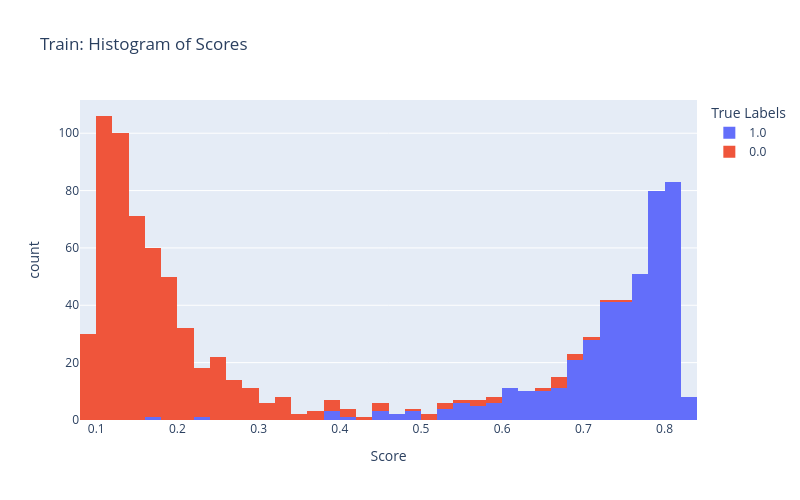
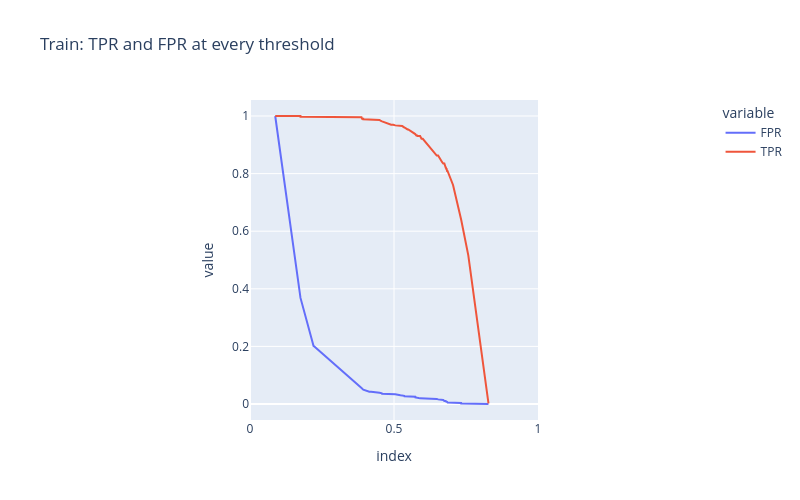
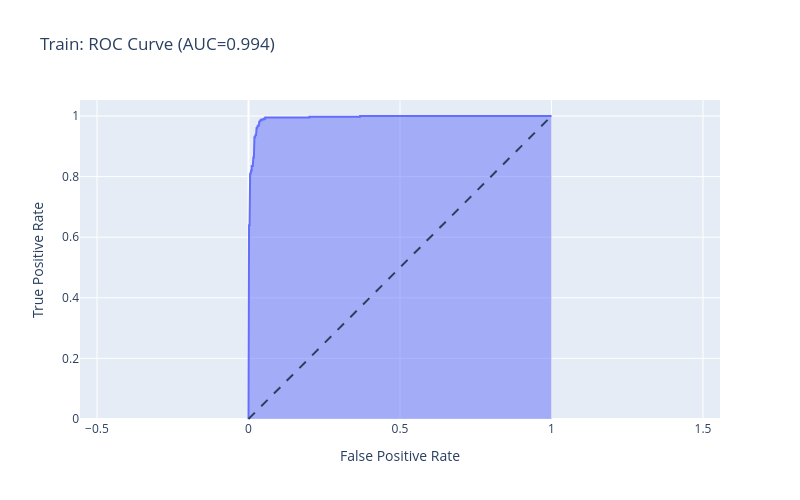
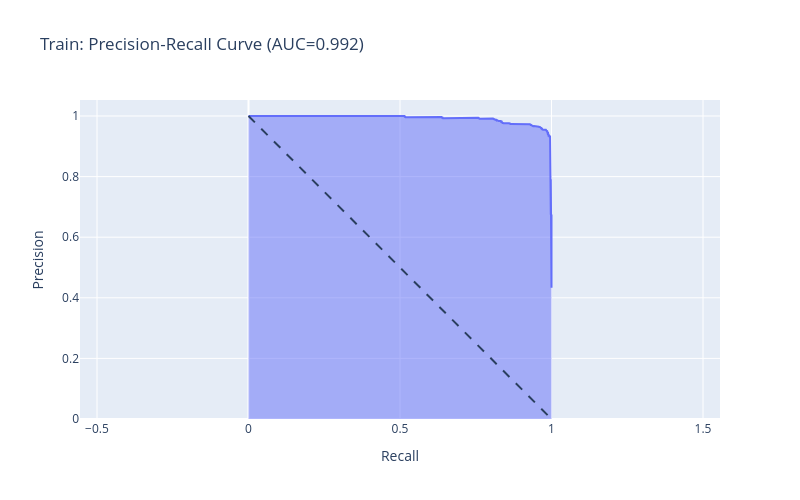

Notebook code cell kept with these figures, in order:
### Code cell
for y_true, y_score, name in [(train_y_true, train_y_score, 'Train'),
                               (val_y_true, val_y_score, 'Validation')]:
    plot_preliminary_plots(y_true, y_score, name)
    plot_roc_curve(y_true, y_score, name)
    plot_pr_curve(y_true, y_score, name)

### Figure 1 — Plotly figure (JSON) as saved in the notebook; plotly's stock layout.template omitted (floating-point values rounded to 4 significant figures; data arrays with more than 128 entries replaced by an {"elided": "..."} marker saying what was removed)
{"data": [{"bingroup": "x", "hovertemplate": "True Labels=1.0<br>Score=%{x}<br>count=%{y}<extra></extra>", "legendgroup": "1.0", "marker": {"color": "#636efa", "pattern": {"shape": ""}}, "name": "1.0", "nbinsx": 50, "orientation": "v", "showlegend": true, "type": "histogram", "x": {"elided": "430 float values"}, "xaxis": "x", "yaxis": "y"}, {"bingroup": "x", "hovertemplate": "True Labels=0.0<br>Score=%{x}<br>count=%{y}<extra></extra>", "legendgroup": "0.0", "marker": {"color": "#EF553B", "pattern": {"shape": ""}}, "name": "0.0", "nbinsx": 50, "orientation": "v", "showlegend": true, "type": "histogram", "x": {"elided": "562 float values"}, "xaxis": "x", "yaxis": "y"}], "layout": {"barmode": "relative", "height": 500, "legend": {"title": {"text": "True Labels"}, "tracegroupgap": 0}, "title": {"text": "Train: Histogram of Scores"}, "width": 800, "xaxis": {"anchor": "y", "domain": [0, 1], "title": {"text": "Score"}}, "yaxis": {"anchor": "x", "domain": [0, 1], "title": {"text": "count"}}}}

### Figure 2 — Plotly figure (JSON) as saved in the notebook; plotly's stock layout.template omitted (floating-point values rounded to 4 significant figures)
{"data": [{"hovertemplate": "variable=FPR<br>index=%{x}<br>value=%{y}<extra></extra>", "legendgroup": "FPR", "line": {"color": "#636efa", "dash": "solid"}, "marker": {"symbol": "circle"}, "mode": "lines", "name": "FPR", "orientation": "v", "showlegend": true, "type": "scatter", "x": [Infinity, 0.8281, 0.7604, 0.758, 0.7333, 0.7331, 0.7057, 0.705, 0.6859, 0.6843, 0.6827, 0.6817, 0.6801, 0.6793, 0.6749, 0.671, 0.6673, 0.667, 0.6531, 0.6484, 0.5999, 0.5955, 0.5907, 0.5816, 0.5804, 0.5775, 0.5741, 0.5738, 0.5496, 0.547, 0.5363, 0.5356, 0.5285, 0.5234, 0.5223, 0.5043, 0.4977, 0.49, 0.4585, 0.4578, 0.4531, 0.453, 0.4498, 0.4204, 0.4143, 0.3933, 0.3931, 0.3891, 0.3872, 0.2214, 0.2207, 0.1753, 0.1752, 0.08757], "xaxis": "x", "y": [0.0, 0.0, 0.0, 0.001779, 0.001779, 0.003559, 0.003559, 0.005338, 0.005338, 0.007117, 0.007117, 0.008897, 0.008897, 0.01068, 0.01068, 0.01423, 0.01423, 0.01601, 0.01601, 0.01779, 0.01779, 0.01957, 0.01957, 0.02135, 0.02135, 0.02313, 0.02313, 0.02491, 0.02491, 0.02669, 0.02669, 0.02847, 0.02847, 0.03025, 0.03025, 0.03381, 0.03381, 0.03559, 0.03559, 0.03737, 0.03737, 0.03915, 0.03915, 0.0427, 0.0427, 0.04982, 0.04982, 0.05516, 0.05516, 0.2011, 0.2011, 0.3683, 0.3683, 1.0], "yaxis": "y"}, {"hovertemplate": "variable=TPR<br>index=%{x}<br>value=%{y}<extra></extra>", "legendgroup": "TPR", "line": {"color": "#EF553B", "dash": "solid"}, "marker": {"symbol": "circle"}, "mode": "lines", "name": "TPR", "orientation": "v", "showlegend": true, "type": "scatter", "x": [Infinity, 0.8281, 0.7604, 0.758, 0.7333, 0.7331, 0.7057, 0.705, 0.6859, 0.6843, 0.6827, 0.6817, 0.6801, 0.6793, 0.6749, 0.671, 0.6673, 0.667, 0.6531, 0.6484, 0.5999, 0.5955, 0.5907, 0.5816, 0.5804, 0.5775, 0.5741, 0.5738, 0.5496, 0.547, 0.5363, 0.5356, 0.5285, 0.5234, 0.5223, 0.5043, 0.4977, 0.49, 0.4585, 0.4578, 0.4531, 0.453, 0.4498, 0.4204, 0.4143, 0.3933, 0.3931, 0.3891, 0.3872, 0.2214, 0.2207, 0.1753, 0.1752, 0.08757], "xaxis": "x", "y": [0.0, 0.002326, 0.5163, 0.5163, 0.6395, 0.6395, 0.7605, 0.7605, 0.8093, 0.8093, 0.8163, 0.8163, 0.8209, 0.8209, 0.8349, 0.8349, 0.8395, 0.8395, 0.8628, 0.8628, 0.9209, 0.9209, 0.9302, 0.9302, 0.9326, 0.9326, 0.9372, 0.9372, 0.9535, 0.9535, 0.9605, 0.9605, 0.9651, 0.9651, 0.9674, 0.9674, 0.9698, 0.9698, 0.9814, 0.9814, 0.9837, 0.9837, 0.986, 0.986, 0.9884, 0.9884, 0.9907, 0.9907, 0.9953, 0.9953, 0.9977, 0.9977, 1.0, 1.0], "yaxis": "y"}], "layout": {"height": 500, "legend": {"title": {"text": "variable"}, "tracegroupgap": 0}, "title": {"text": "Train: TPR and FPR at every threshold"}, "width": 800, "xaxis": {"anchor": "y", "constrain": "domain", "domain": [0, 1], "range": [0, 1], "title": {"text": "index"}}, "yaxis": {"anchor": "x", "domain": [0, 1], "scaleanchor": "x", "scaleratio": 1, "title": {"text": "value"}}}}

### Figure 3 — Plotly figure (JSON) as saved in the notebook; plotly's stock layout.template omitted (floating-point values rounded to 4 significant figures)
{"data": [{"fillpattern": {"shape": ""}, "hovertemplate": "False Positive Rate=%{x}<br>True Positive Rate=%{y}<extra></extra>", "legendgroup": "", "line": {"color": "#636efa"}, "marker": {"symbol": "circle"}, "mode": "lines", "name": "", "orientation": "v", "showlegend": false, "stackgroup": "1", "type": "scatter", "x": [0.0, 0.0, 0.0, 0.001779, 0.001779, 0.003559, 0.003559, 0.005338, 0.005338, 0.007117, 0.007117, 0.008897, 0.008897, 0.01068, 0.01068, 0.01423, 0.01423, 0.01601, 0.01601, 0.01779, 0.01779, 0.01957, 0.01957, 0.02135, 0.02135, 0.02313, 0.02313, 0.02491, 0.02491, 0.02669, 0.02669, 0.02847, 0.02847, 0.03025, 0.03025, 0.03381, 0.03381, 0.03559, 0.03559, 0.03737, 0.03737, 0.03915, 0.03915, 0.0427, 0.0427, 0.04982, 0.04982, 0.05516, 0.05516, 0.2011, 0.2011, 0.3683, 0.3683, 1.0], "xaxis": "x", "y": [0.0, 0.002326, 0.5163, 0.5163, 0.6395, 0.6395, 0.7605, 0.7605, 0.8093, 0.8093, 0.8163, 0.8163, 0.8209, 0.8209, 0.8349, 0.8349, 0.8395, 0.8395, 0.8628, 0.8628, 0.9209, 0.9209, 0.9302, 0.9302, 0.9326, 0.9326, 0.9372, 0.9372, 0.9535, 0.9535, 0.9605, 0.9605, 0.9651, 0.9651, 0.9674, 0.9674, 0.9698, 0.9698, 0.9814, 0.9814, 0.9837, 0.9837, 0.986, 0.986, 0.9884, 0.9884, 0.9907, 0.9907, 0.9953, 0.9953, 0.9977, 0.9977, 1.0, 1.0], "yaxis": "y"}], "layout": {"height": 500, "legend": {"tracegroupgap": 0}, "shapes": [{"line": {"dash": "dash"}, "type": "line", "x0": 0, "x1": 1, "y0": 0, "y1": 1}], "title": {"text": "Train: ROC Curve (AUC=0.994)"}, "width": 800, "xaxis": {"anchor": "y", "domain": [0, 1], "title": {"text": "False Positive Rate"}}, "yaxis": {"anchor": "x", "domain": [0, 1], "scaleanchor": "x", "scaleratio": 1, "title": {"text": "True Positive Rate"}}}}

### Figure 4 — Plotly figure (JSON) as saved in the notebook; plotly's stock layout.template omitted (floating-point values rounded to 4 significant figures; data arrays with more than 128 entries replaced by an {"elided": "..."} marker saying what was removed)
{"data": [{"fillpattern": {"shape": ""}, "hovertemplate": "Recall=%{x}<br>Precision=%{y}<extra></extra>", "legendgroup": "", "line": {"color": "#636efa"}, "marker": {"symbol": "circle"}, "mode": "lines", "name": "", "orientation": "v", "showlegend": false, "stackgroup": "1", "type": "scatter", "x": {"elided": "993 float values"}, "xaxis": "x", "y": {"elided": "993 float values"}, "yaxis": "y"}], "layout": {"height": 500, "legend": {"tracegroupgap": 0}, "shapes": [{"line": {"dash": "dash"}, "type": "line", "x0": 0, "x1": 1, "y0": 1, "y1": 0}], "title": {"text": "Train: Precision-Recall Curve (AUC=0.992)"}, "width": 800, "xaxis": {"anchor": "y", "domain": [0, 1], "title": {"text": "Recall"}}, "yaxis": {"anchor": "x", "domain": [0, 1], "scaleanchor": "x", "scaleratio": 1, "title": {"text": "Precision"}}}}
